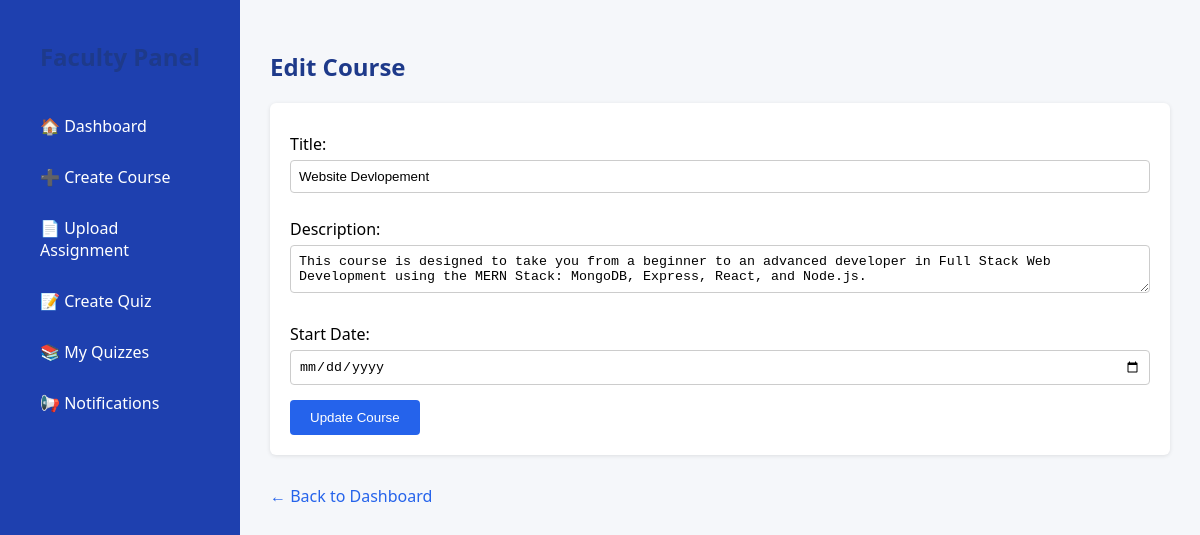
Page /faculty_edit_course/1/ (signed in) on the committed database.
### elearnapp/models.py (models this page shows, shortened)
class Course(models.Model):
    title = models.CharField(max_length=200)
    description = models.TextField()
    faculty = models.ForeignKey(CustomUser, on_delete=models.CASCADE, limit_choices_to={'role': 'faculty'})
    students = models.ManyToManyField(CustomUser, related_name='enrolled_courses', limit_choices_to={'role': 'student'})
    start_date = models.DateField(null=True, blank=True)  # Allow null values for existing data
    image = models.ImageField(upload_to='course_images/', null=True, blank=True)  # New field

### elearnapp/views.py (the view)
# urls.py: path("faculty_edit_course/<int:course_id>/", faculty_edit_course, name="faculty_edit_course"),
def faculty_edit_course(request, course_id):
    course = get_object_or_404(Course, id=course_id, faculty=request.user)
    if request.method == "POST":
        course.title = request.POST["title"]
        course.description = request.POST["description"]
        course.start_date = request.POST["start_date"]
        course.save()
        return redirect("faculty_dashboard")
    return render(request, "faculty_edit_course.html", {"course": course})

### elearnapp/templates/faculty_edit_course.html (shortened to what this page needs)
<!DOCTYPE html>
<html lang="en">
<head>
</head>
<body>
    <div class="sidebar">
        <h2>Faculty Panel</h2>
        <a href="{% url 'faculty_dashboard' %}">🏠 Dashboard</a>
        <a href="{% url 'faculty_create_course' %}">➕ Create Course</a>
        <a href="{% url 'upload_assignment' %}">📄 Upload Assignment</a>
        <a href="{% url 'create_quiz_full' %}">📝 Create Quiz</a>
        <a href="{% url 'faculty_quiz_list' %}">📚 My Quizzes</a>
        <a href="{% url 'faculty_notifications' %}">📢 Notifications</a>
    </div>
    <div class="content">
        <h2>Edit Course</h2>
        <form method="post">
            <label>Title:</label>
            <input type="text" name="title" value="{{ course.title }}" required>
            <label>Description:</label>
            <textarea name="description" required>{{ course.description }}</textarea>
            <label>Start Date:</label>
            <input type="date" name="start_date" value="{{ course.start_date }}" required>
            <button type="submit">Update Course</button>
        </form>
        <a class="back-link" href="{% url 'faculty_dashboard' %}">← Back to Dashboard</a>
    </div>
</body>
</html>

### elearnapp/templates/faculty_edit_course.html (style rules this page uses)
* { box-sizing: border-box; }
body { margin: 0; font-family: 'Segoe UI', sans-serif; display: flex; height: 100vh; background-color: #f5f7fa; }
.sidebar { width: 20%; background-color: #1e40af; color: white; padding: 20px; height: 100vh; position: fixed; top: 0; left: 0; overflow-y: auto; }
.sidebar h2 { text-align: center; margin-bottom: 30px; }
.sidebar a { display: block; padding: 12px 20px; text-decoration: none; color: white; margin-bottom: 5px; border-radius: 4px; transition: 0.3s; }
.content { margin-left: 20%; padding: 30px; width: 80%; overflow-y: auto; }
form { background-color: white; padding: 20px; border-radius: 6px; margin: 20px 0; box-shadow: 0 1px 4px rgba(0, 0, 0, 0.1); }
label { margin-top: 10px; display: block; }
input, textarea, select { width: 100%; padding: 8px; margin-top: 5px; margin-bottom: 15px; border: 1px solid #ccc; border-radius: 4px; }
button { padding: 10px 20px; background-color: #2563eb; border: none; color: white; cursor: pointer; border-radius: 4px; }
h2 { color: #1e3a8a; }
.back-link { display: inline-block; margin-top: 10px; color: #2563eb; text-decoration: none; }

### rows in the picture
Course: title "Website Devlopement", description "This course is designed to take you from a beginner to an advanced developer in Full Stack Web Development using the MERN Stack: MongoDB, Express, React, and Node.js."
